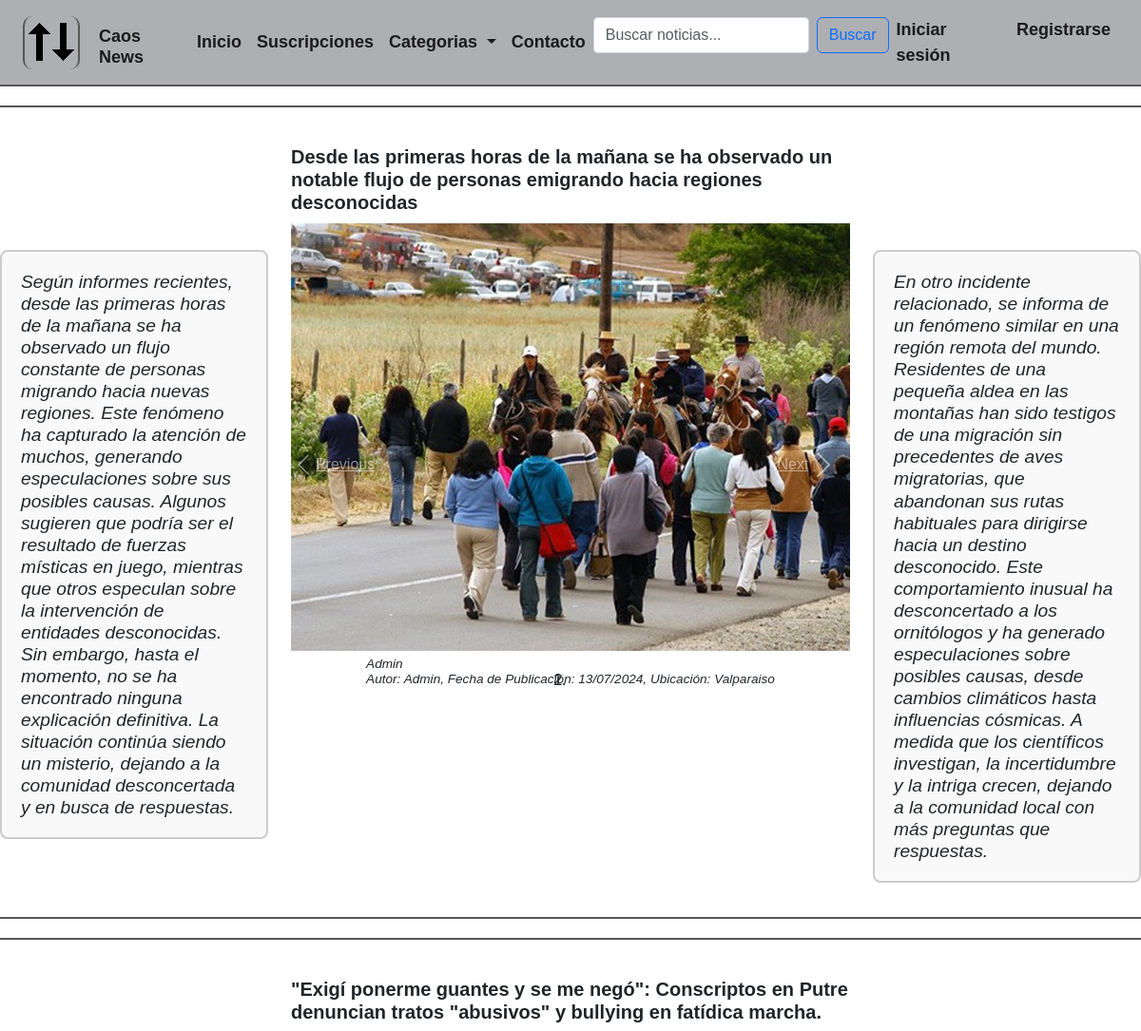
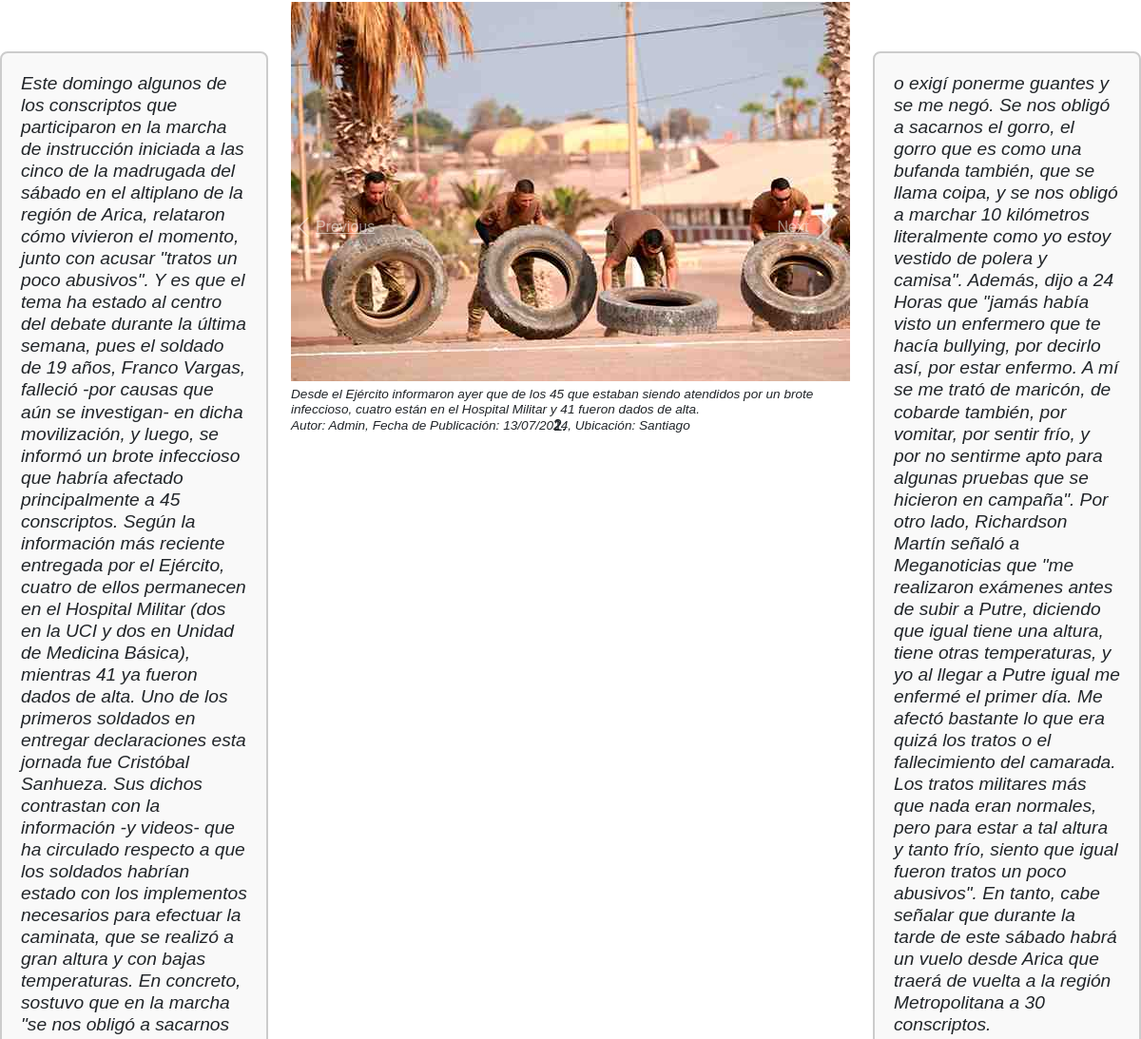
Page /alumnos/nacional/ (upper part) on the earlier database version (2 pictures, top to bottom).
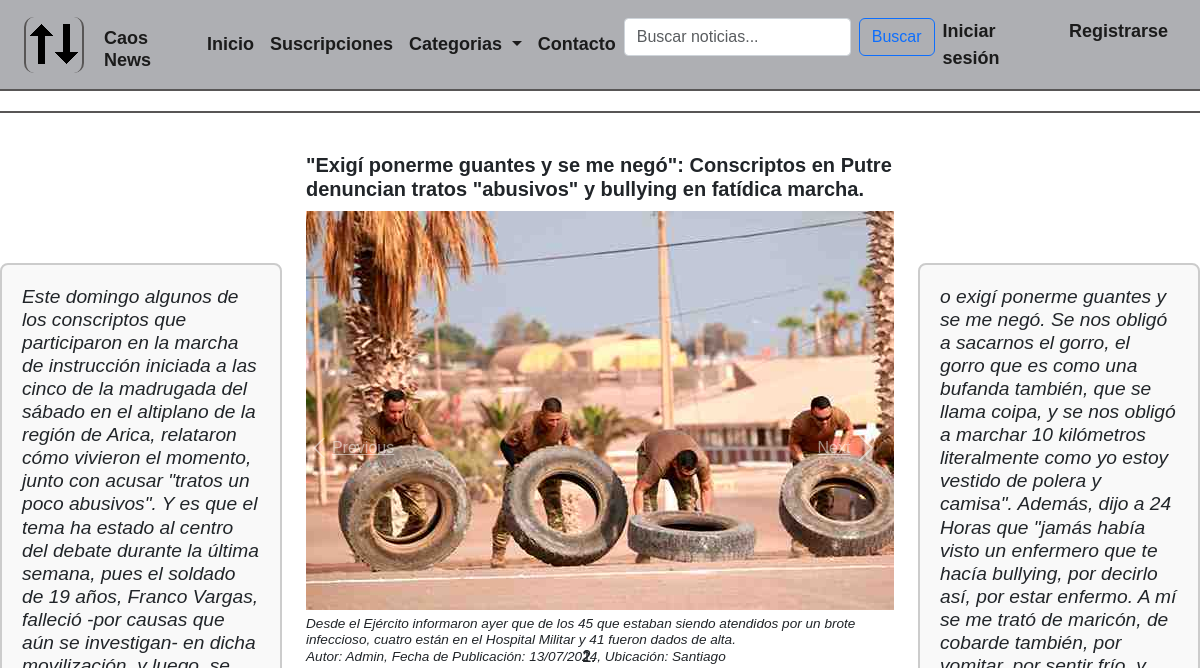
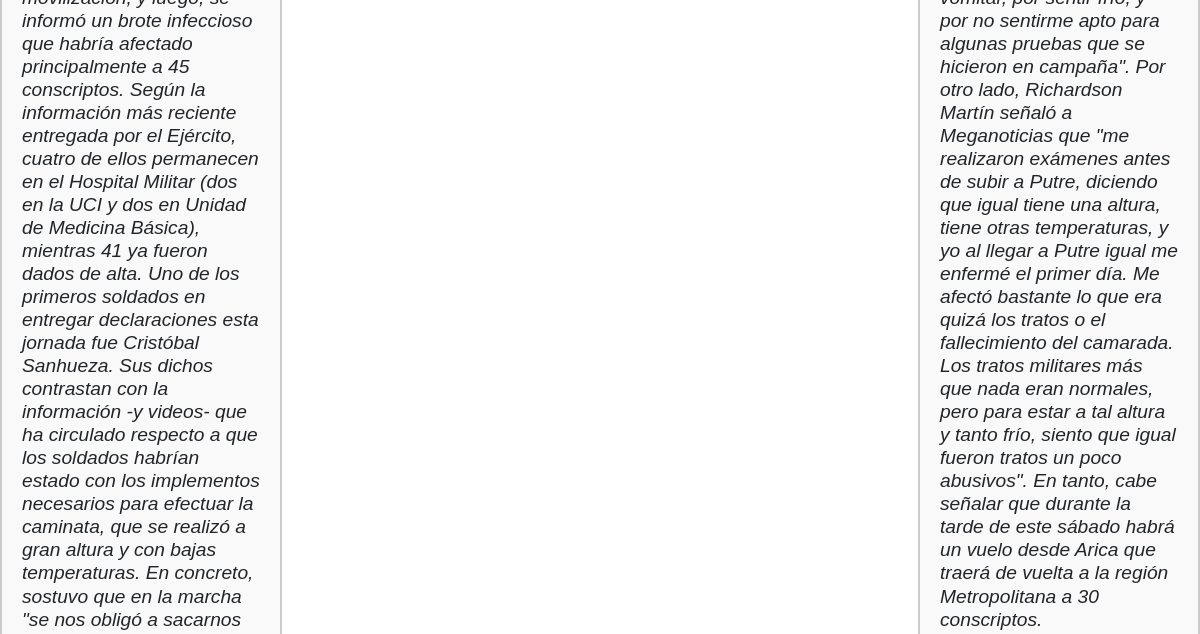
Same page on the later database version (2 pictures, top to bottom).
### alumnos/models.py (models this page shows, shortened)
class Noticia(models.Model):
    titulo = models.CharField(max_length=200)
    historia = models.TextField()
    historia2 = models.TextField()
    textoAgregado = models.TextField()
    autor = models.ForeignKey(User, on_delete=models.CASCADE)
    fecha_publicacion = models.DateField()
    ubicacion = models.CharField(max_length=100)
    categoria = models.ForeignKey(Categoria, on_delete=models.CASCADE)
    estado = models.ForeignKey(EstadoNoticia, on_delete=models.CASCADE, default=1)

class Foto(models.Model):
    imagen = models.ImageField(upload_to='fotos_noticias')
    noticia = models.ForeignKey(Noticia, on_delete=models.CASCADE, related_name='fotos')  # Relaciona con `Noticia`

### alumnos/views.py (the view)
# urls.py: path('nacional/', views.nacional, name='nacional'),
def nacional(request):
    categoria_nacional = Categoria.objects.get(id=1)
    estado_publicada = EstadoNoticia.objects.get(id_estado=5)  # Ajusta el ID según tu configuración en la base de datos
    noticias = Noticia.objects.filter(categoria=categoria_nacional, estado=estado_publicada)
    return render(request, 'alumnos/nacional.html', {'noticias': noticias})

### alumnos/templates/alumnos/nacional.html (shortened to what this page needs)
{% extends "alumnos/base.html" %}
{% load static %}
{% block content %}
<link rel="stylesheet" href="{% static 'recursosCss/styleSheet.css' %}">
<div class="wrapper">
    {% for noticia in noticias %}
    <div class="row rowstyle">
        <div class="col-lg-3 col-md-12 col-sm-12 justify-content text-align">
            <p style="margin-top: 130px;">
                <em>{{ noticia.historia}}</em>
            </p>
        </div>
        <div class="col-lg-6 col-md-12 col-sm-12">
            <h2>{{ noticia.titulo }}</h2>
            <div id="carouselExampleIndicators{{ forloop.counter }}" class="carousel slide" data-ride="carousel">
                <ol class="carousel-indicators">
                </ol>
                <div class="carousel-inner">
                    {% for foto in noticia.fotos.all %}
                    <div class="carousel-item {% if forloop.first %}active{% endif %}">
                        <img src="{{ foto.imagen.url }}" class="d-block mx-auto" alt="Imagen de la noticia" style="max-height: 600px; max-width: 900px;">
                    </div>
                    {% endfor %}
                </div>
                <div style="display: flex; justify-content: center; margin-top: 1%;">
                    <em>
                        <h5>{{noticia.textoAgregado}} <br> Autor: {{ noticia.autor }}, Fecha de Publicación:
                            {{ noticia.fecha_publicacion|date:"d/m/Y" }},
                            Ubicación: {{ noticia.ubicacion }}</h5>
                    </em>
                </div>
                <a class="carousel-control-prev" href="#carouselExampleIndicators{{ forloop.counter }}" role="button"
                    data-slide="prev">
                    <span class="carousel-control-prev-icon" aria-hidden="true"></span>
                    <span class="sr-only">Previous</span>
                </a>
                <a class="carousel-control-next" href="#carouselExampleIndicators{{ forloop.counter }}" role="button"
                    data-slide="next">
                    <span class="sr-only">Next</span>
                    <span class="carousel-control-next-icon" aria-hidden="true"></span>
                </a>
            </div>
        </div>
        <div class="col-lg-3 col-md-12 col-sm-12">
            <p style="margin-top: 130px;">
                <em>{{ noticia.historia2}}</em>
            </p>
        </div>
    </div>
</div>
{% endfor %}
{% endblock %}

Differences in the rows shown:
no longer on this page (row edited): Noticia: historia "Según informes recientes, desde las primeras horas de la mañana se ha observado un flujo constante de personas migrando hacia nuevas regiones. Este fenómeno ha capturado la atención de muchos, generando especulaciones sobre sus posibles causas. Algunos sugieren que podría ser el resultado de fuerzas místicas en juego, mientras que otros especulan sobre la intervención de entidades desconocidas. Sin embargo, hasta el momento, no se ha encontrado ninguna explicación definitiva. La situación continúa siendo un misterio, dejando a la comunidad desconcertada y en busca de respuestas.", titulo "Desde las primeras horas de la mañana se ha observado un notable flujo de personas emigrando hacia regiones desconocidas", textoAgregado "Admin", autor "Admin", fecha_publicacion "13/07/2024", ubicacion "Valparaiso", historia2 "En otro incidente relacionado, se informa de un fenómeno similar en una región remota del mundo. Residentes de una pequeña aldea en las montañas han sido testigos de una migración sin precedentes de aves migratorias, que abandonan sus rutas habituales para dirigirse hacia un destino desconocido. Este comportamiento inusual ha desconcertado a los ornitólogos y ha generado especulaciones sobre posibles causas, desde cambios climáticos hasta influencias cósmicas. A medida que los científicos investigan, la incertidumbre y la intriga crecen, dejando a la comunidad local con más preguntas que respuestas."
no longer on this page (row unchanged): Foto: imagen (picture), shown under "Admin"
